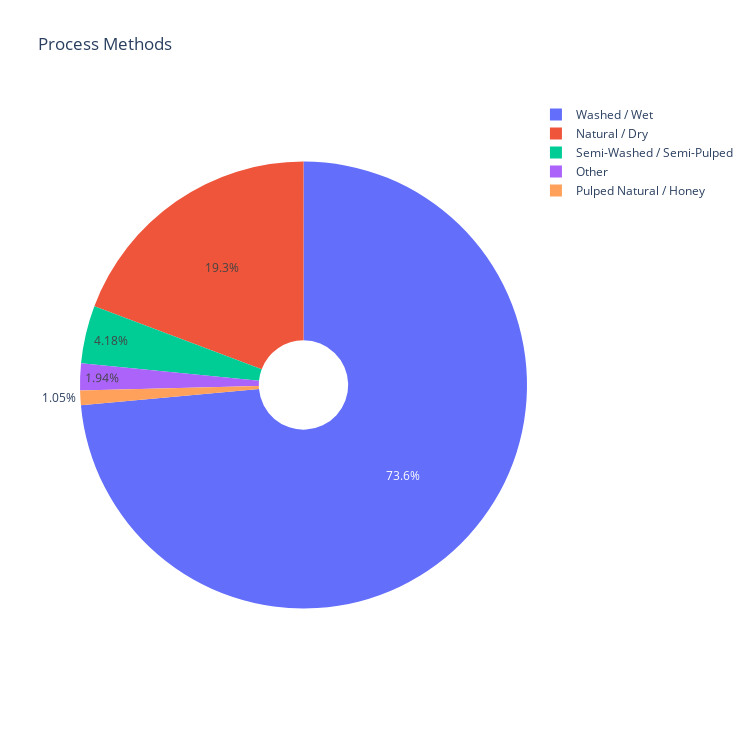

Notebook code cell kept with this figure:
### Markdown cell above
## Proceessing Methods

### Code cell
# Process Methods 

process = px.pie(values=df_coffee['Processing_Method'].value_counts().values,  # Counts of each species
                     names=df_coffee['Processing_Method'].value_counts().index,    # Species names
                     title="Process Methods", hole = 0.2,
                     width = 750, height = 750
                )

process.show()

### Figure 1 — Plotly figure (JSON) as saved in the notebook; plotly's stock layout.template omitted (floating-point values rounded to 4 significant figures)
{"data": [{"domain": {"x": [0, 1], "y": [0, 1]}, "hole": 0.2, "hovertemplate": "label=%{label}<br>value=%{value}<extra></extra>", "labels": ["Washed / Wet", "Natural / Dry", "Semi-Washed / Semi-Pulped", "Other", "Pulped Natural / Honey"], "legendgroup": "", "name": "", "showlegend": true, "type": "pie", "values": [985, 258, 56, 26, 14]}], "layout": {"height": 750, "legend": {"tracegroupgap": 0}, "title": {"text": "Process Methods"}, "width": 750}}
